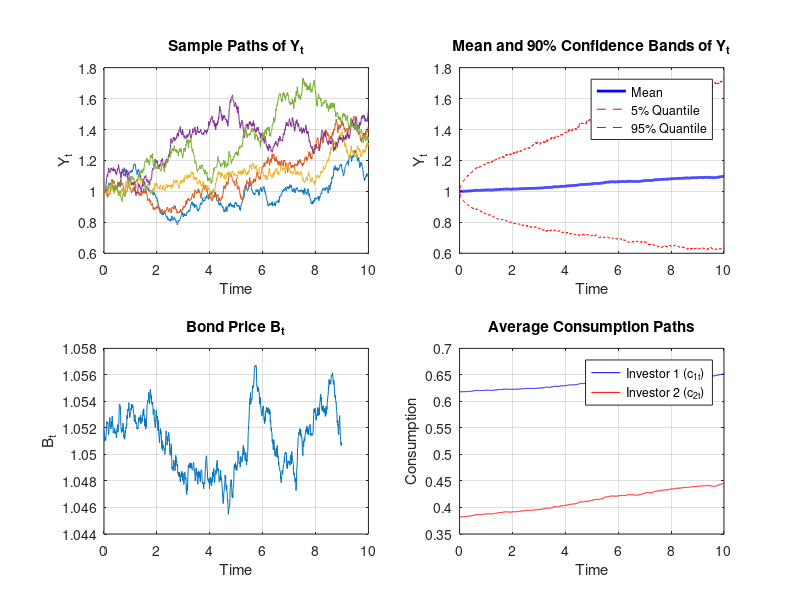

Reproduce this figure in MATLAB. (Note: this script raises an error after producing the figure.)
function stochastic_bond_pricing()
    % Parameters
    rho = 0.05;         % Discount rate
    mu = 0.01;          % Drift coefficient
    sigma = 0.1;        % Volatility
    Y0 = 1;             % Initial value
    T = 10;             % Total time
    dt = 0.01;          % Time step
    N = T/dt;           % Number of steps
    M = 1000;           % Number of simulations
    tau = 1;            % Time horizon for bond pricing
    lambda = 0.5;       % Investor weight
    gamma1 = 1;         % Risk aversion parameter (assuming CRRA utility)
    
    % Derived parameters
    b = 4 * ((1-lambda)/lambda)^(2/gamma1);
    
    % Time vector
    t = 0:dt:T;
    
    % Initialize arrays
    Y = zeros(M, length(t));
    Y(:,1) = Y0;
    
    % Simulate M paths of Y_t
    for i = 1:M
        dW = sqrt(dt) * randn(1, N);
        for j = 2:length(t)
            Y(i,j) = Y(i,j-1) * exp((mu - 0.5*sigma^2)*dt + sigma*dW(j-1));
        end
    end
    
    % Calculate r_t = (sqrt(1+b*Y_t)-1)
    r = sqrt(1 + b*Y) - 1;
    
    % Calculate B_t = E[r_t / (e^{-rho*tau} * r_{t+tau})]
    B = zeros(1, length(t)-tau/dt);
    for k = 1:length(t)-tau/dt
        current_idx = k;
        future_idx = k + tau/dt;
        B(k) = mean(r(:,current_idx) ./ (exp(-rho*tau) * r(:,future_idx)));
    end
    
    % Calculate consumption paths (c1 and c2)
    c1 = (2/b) * (sqrt(1 + b*Y) - 1);
    c2 = Y - c1;
    
    % Visualization
    figure('Position', [100, 100, 1200, 800]);
    
    % Plot sample paths of Y_t
    subplot(2,2,1);
    plot(t, Y(1:5,:));
    title('Sample Paths of Y_t');
    xlabel('Time');
    ylabel('Y_t');
    grid on;
    
    % Plot mean and quantiles of Y_t
    subplot(2,2,2);
    meanY = mean(Y);
    quantY = quantile(Y, [0.05, 0.95]);
    plot(t, meanY, 'b', 'LineWidth', 2);
    hold on;
    plot(t, quantY(1,:), 'r--');
    plot(t, quantY(2,:), 'r--');
    title('Mean and 90% Confidence Bands of Y_t');
    xlabel('Time');
    ylabel('Y_t');
    legend('Mean', '5% Quantile', '95% Quantile');
    grid on;
    
    % Plot bond price B_t
    subplot(2,2,3);
    plot(t(1:end-tau/dt), B);
    title('Bond Price B_t');
    xlabel('Time');
    ylabel('B_t');
    grid on;
    
    % Plot consumption paths
    subplot(2,2,4);
    plot(t, mean(c1), 'b', t, mean(c2), 'r');
    title('Average Consumption Paths');
    xlabel('Time');
    ylabel('Consumption');
    legend('Investor 1 (c_{1t})', 'Investor 2 (c_{2t})');
    grid on;
    
    % Additional analysis: Histogram of Y_T
    figure;
    histogram(Y(:,end), 50);
    title('Distribution of Y_T at Final Time');
    xlabel('Y_T');
    ylabel('Frequency');
    
    % Save workspace variables
    save('stochastic_results.mat', 't', 'Y', 'B', 'c1', 'c2');
end